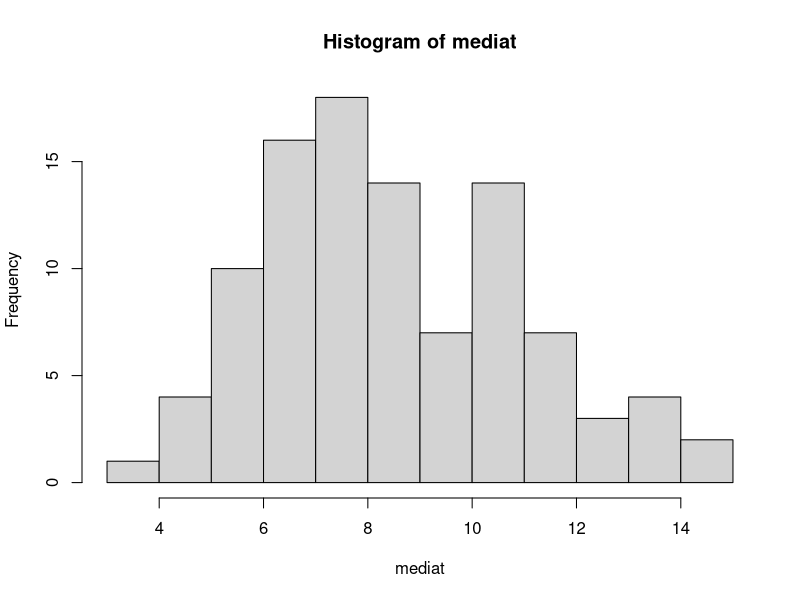

The R source for this figure:
#Ejercicio 2
datos=c(18.1,8.6,4.7,7.3,3.5,12.4,13.8,1.2)
n=length(datos)

B=100
mediat=numeric(B)

set.seed(1)
for(b in 1:B){
datosb=sample(datos,replace=TRUE)
mediat[b]=mean(datosb,trim=0.25)
}
hist(mediat)
mean(datos,trim=0.25)

#Damos una media del se vía bootstrap
sd(mediat)

#Damos una medida del sesgo bootstrap como estimador de la media poblacional
mean(mediat)-mean(datos)

##################################################
set.seed(1)
B=c(25,100,200,500,1000,2000)
sesgoB=numeric(length(B))
for(i in 1:length(B)){
mediat=numeric(B[i])
for(b in 1:B[i]){
datosb=sample(datos,replace=TRUE)
mediat[b]=mean(datosb,trim=0.25)
}
sesgoB[i]=mean(mediat)-mean(datos)
}
sesgoB
